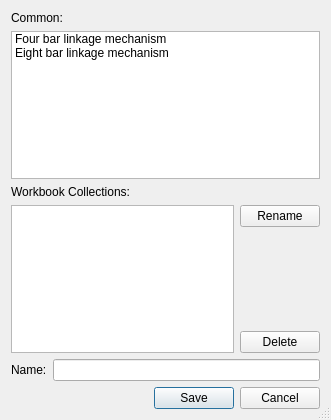
<?xml version="1.0" encoding="UTF-8"?>
<ui version="4.0">
 <class>Dialog</class>
 <widget class="QDialog" name="Dialog">
  <property name="geometry">
   <rect>
    <x>0</x>
    <y>0</y>
    <width>331</width>
    <height>420</height>
   </rect>
  </property>
  <property name="windowTitle">
   <string>Workbook Collections</string>
  </property>
  <property name="sizeGripEnabled">
   <bool>true</bool>
  </property>
  <property name="modal">
   <bool>true</bool>
  </property>
  <layout class="QVBoxLayout" name="verticalLayout_3">
   <item>
    <layout class="QVBoxLayout" name="verticalLayout_2">
     <item>
      <widget class="QLabel" name="common_label">
       <property name="text">
        <string>Common:</string>
       </property>
      </widget>
     </item>
     <item>
      <widget class="QListWidget" name="common_linkage">
       <item>
        <property name="text">
         <string>Four bar linkage mechanism</string>
        </property>
       </item>
       <item>
        <property name="text">
         <string>Eight bar linkage mechanism</string>
        </property>
       </item>
      </widget>
     </item>
    </layout>
   </item>
   <item>
    <widget class="QLabel" name="Collections_label">
     <property name="text">
      <string>Workbook Collections:</string>
     </property>
    </widget>
   </item>
   <item>
    <layout class="QHBoxLayout" name="horizontalLayout_2">
     <item>
      <widget class="QListWidget" name="listWidget"/>
     </item>
     <item>
      <layout class="QVBoxLayout" name="verticalLayout">
       <item>
        <widget class="QPushButton" name="rename_button">
         <property name="text">
          <string>Rename</string>
         </property>
         <property name="icon">
          <iconset resource="../../../icons.qrc">
           <normaloff>:/icons/rename.png</normaloff>:/icons/rename.png</iconset>
         </property>
        </widget>
       </item>
       <item>
        <spacer name="verticalSpacer">
         <property name="orientation">
          <enum>Qt::Vertical</enum>
         </property>
         <property name="sizeHint" stdset="0">
          <size>
           <width>20</width>
           <height>40</height>
          </size>
         </property>
        </spacer>
       </item>
       <item>
        <widget class="QPushButton" name="delete_button">
         <property name="text">
          <string>Delete</string>
         </property>
         <property name="icon">
          <iconset resource="../../../icons.qrc">
           <normaloff>:/icons/delete.png</normaloff>:/icons/delete.png</iconset>
         </property>
        </widget>
       </item>
      </layout>
     </item>
    </layout>
   </item>
   <item>
    <layout class="QHBoxLayout" name="horizontalLayout">
     <item>
      <widget class="QLabel" name="label">
       <property name="text">
        <string>Name:</string>
       </property>
      </widget>
     </item>
     <item>
      <widget class="QLineEdit" name="name"/>
     </item>
    </layout>
   </item>
   <item>
    <layout class="QHBoxLayout" name="horizontalLayout_3">
     <item>
      <spacer name="horizontalSpacer">
       <property name="orientation">
        <enum>Qt::Horizontal</enum>
       </property>
       <property name="sizeHint" stdset="0">
        <size>
         <width>40</width>
         <height>20</height>
        </size>
       </property>
      </spacer>
     </item>
     <item>
      <widget class="QDialogButtonBox" name="buttonBox">
       <property name="standardButtons">
        <set>QDialogButtonBox::Cancel|QDialogButtonBox::Save</set>
       </property>
      </widget>
     </item>
    </layout>
   </item>
  </layout>
 </widget>
 <resources>
  <include location="../../../icons.qrc"/>
 </resources>
 <connections>
  <connection>
   <sender>buttonBox</sender>
   <signal>accepted()</signal>
   <receiver>Dialog</receiver>
   <slot>accept()</slot>
   <hints>
    <hint type="sourcelabel">
     <x>237</x>
     <y>395</y>
    </hint>
    <hint type="destinationlabel">
     <x>165</x>
     <y>209</y>
    </hint>
   </hints>
  </connection>
  <connection>
   <sender>buttonBox</sender>
   <signal>rejected()</signal>
   <receiver>Dialog</receiver>
   <slot>reject()</slot>
   <hints>
    <hint type="sourcelabel">
     <x>237</x>
     <y>395</y>
    </hint>
    <hint type="destinationlabel">
     <x>165</x>
     <y>209</y>
    </hint>
   </hints>
  </connection>
 </connections>
</ui>
